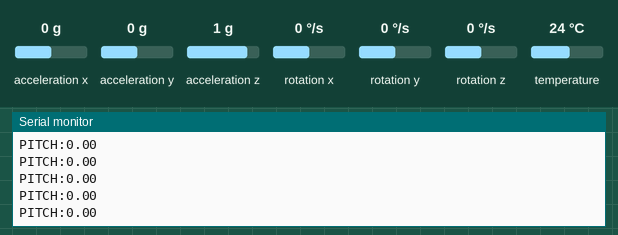
Simulated run of this sketch. Board: Arduino Uno, built with avr-gcc and run on an emulated ATmega328P. On the bench: the last lines printed to the serial monitor. Inputs (shaded band) come from the test bench; at power-on: acceleration x 0 g, acceleration y 0 g, acceleration z 1 g, rotation x 0 °/s, rotation y 0 °/s, rotation z 0 °/s, temperature 24 °C.

Above: at 1.2 s.
1.3 s: acceleration x set to -1.4 g
At 1.8 s:
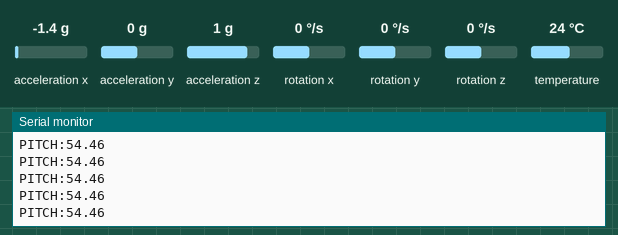
2.8 s: acceleration y set to -1.4 g
At 3.5 s:
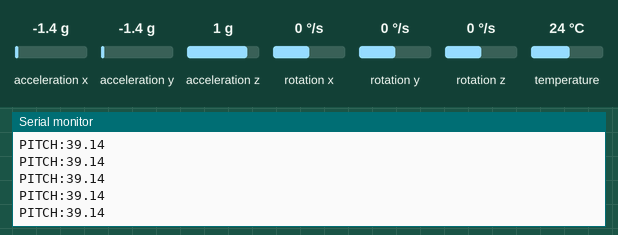
4.3 s: acceleration z set to -1.4 g
At 4.9 s:
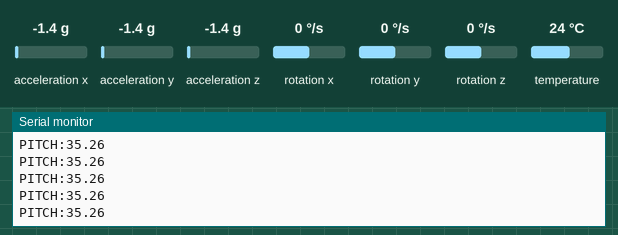
Timing chart, 0 to 7.3 s (numbered marks = the images above; inputs shaded):
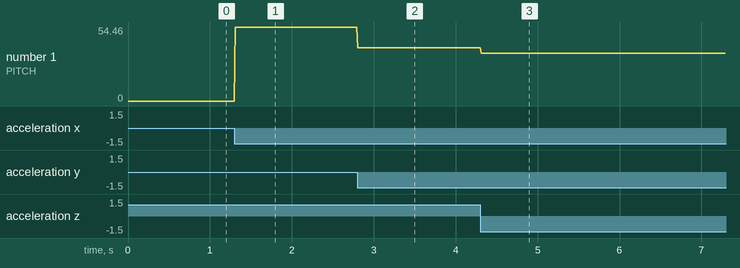

Measured:
- after the input at 1.3 s, the serial monitor: prints a new line at once (image 1)
- after the input at 2.8 s, the serial monitor: prints a new line at once (image 2)
- after the input at 4.3 s, the serial monitor: prints a new line at once (image 3)
- plotted number 1: 0 → 54.46 after the input at 1.3 s, 54.46 → 39.14 after the input at 2.8 s, 39.14 → 35.26 after the input at 4.3 s

The sketch:

mpu.ino
```cpp
#include <Adafruit_MPU6050.h>
#include <Adafruit_Sensor.h>
#include <Wire.h>

Adafruit_MPU6050 mpu;

void setup() {
  Serial.begin(115200);
  if (!mpu.begin()) { while (1) yield(); }
}

void loop() {
  sensors_event_t a, g, temp;
  mpu.getEvent(&a, &g, &temp);
  // Calculate Pitch in degrees
  float pitch = atan2(-a.acceleration.x, sqrt(a.acceleration.y * a.acceleration.y + a.acceleration.z * a.acceleration.z)) * 180 / PI;
  Serial.print("PITCH:");
  Serial.println(pitch);
  delay(10);
}
```
